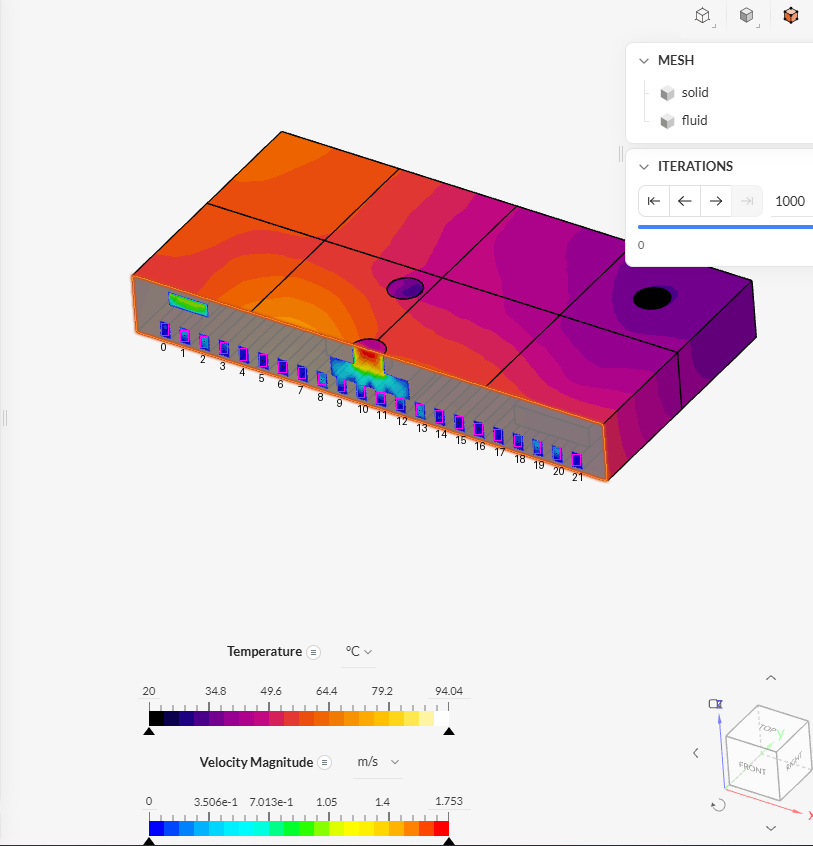
#> input picture manifold_agent/flowdigit/debug/113.png, 813 x 846 px, given in place of 5.png, which was not available
$ python chantemp.py 5 1.0
#> lines starting #> are read from the running program, lines starting #| are printed output that depends on the picture; after the words box and inside, x2 and y2 are one past the last pixel; in counts of white or black regions, pixels touching at a corner belong together
### manifold_agent/flowdigit/digitize.py
"""SimScale 캡처(채널 단면 + Velocity Magnitude 색상)에서 채널 22개의 평균 유속을 읽는다.

순서
 1) 속도 색상바(무지개색) 찾기 → 색 → 값(0~vmax) 대응표
 2) 단면에서 속도 색 픽셀(무지개색에 가깝고 온도 색상표보다 가까운 것) 찾기
 3) 연결 덩어리 중 채널 크기·모양의 덩어리를 골라, 한 줄로 늘어선 22개 배열에 맞춤(원근 반영 2차식)
 4) 채널마다 예상 위치의 안쪽 상자에서 평균 유속 계산 (매니폴드와 붙은 채널도 채널 부분만 읽음)
"""
from __future__ import annotations
from collections import deque
import numpy as np
from PIL import Image

N_CH = 22


def _runs(mask_row):
    xs = np.where(mask_row)[0]
    if len(xs) == 0:
        return []
    out, s = [], xs[0]
    for a, b in zip(xs[:-1], xs[1:]):
        if b != a + 1:
            out.append((s, a)); s = b
    out.append((s, xs[-1]))
    return out


def find_colorbars(im, min_rows=10):
    """화면 아래쪽 긴 채색 막대들: [(y_mid, x0, x1, kind)] kind='rainbow'|'thermal'"""
    H, W, _ = im.shape
    sat = im.max(2) - im.min(2)
    rows = {}
    for y in range(int(H * 0.45), H):
        for x0, x1 in _runs(sat[y] > 70):
            if x1 - x0 > 120:
                rows.setdefault((x0 // 6, x1 // 6), []).append((y, x0, x1))
    bars = []
    # 색상바는 높이가 있음 (판 테두리 같은 얇은 선 제외, D0·D1 채팅 수정: 단면 사진 23·29·37).
    # 단, 온도·수평 단면 그림(tempmap/planview/chantemp)은 색상바가 얇게 찍힌 사진이 많아 min_rows=1 로 예전 방식 사용.
    for lst in [l for l in rows.values() if len(l) >= 4 and len(set(r[0] for r in l)) >= min_rows]:
        ys = [r[0] for r in lst]; mid = lst[len(lst) // 2]
        y, x0, x1 = mid
        # 끝 표시(삼각형) 피하려고 안쪽 2px
        seg = im[y, x0 + 2:x1 - 1]
        first = seg[:4].mean(0)
        kind = "rainbow" if (first[2] > 150 and first[0] < 90) else "thermal"
        bars.append((y, x0 + 2, x1 - 1, kind, min(ys), max(ys)))
    # 같은 막대 중복 제거
    bars.sort()
    out = []
    for b in bars:
        if out and abs(out[-1][0] - b[0]) < 6 and abs(out[-1][1] - b[1]) < 10:
            continue
        out.append(b)
    return out


def lut_from_bar(im, bar):
    y, x0, x1 = bar[0], bar[1], bar[2]
    cols = im[bar[4]:bar[5] + 1, x0:x1 + 1].mean(0)   # 막대 높이 평균
    return cols  # 왼쪽(0) → 오른쪽(vmax)


# [134 lines left out: functions components, digitize, not called in this run]

### manifold_agent/flowdigit/tempmap.py
"""온도 그림(바닥면 또는 윗면, 4x4 칸 선이 보이는 그림) → 16칸의 평균·최고 온도.

  python flowdigit/tempmap.py <사진번호> <Tmax> [--tmin 20]
출력: 화면 기준 4x4 표 (위쪽 행 = 화면 위, 왼쪽 열 = 화면 왼쪽). 칸 이름(r_c)으로 바꾸는 방향은
      그림마다 다르므로(바닥면은 뒤집혀 보임) 따로 정해야 한다(--orient).
방법: 판 영역의 네 모서리를 찾아 원근 보정(호모그래피) → 칸마다 안쪽 76%를 표본 → 색상바 색과 가장 가까운 띠 값.
"""
from __future__ import annotations
import argparse, os, sys
import numpy as np
from PIL import Image

HERE = os.path.dirname(os.path.abspath(__file__))
sys.path.insert(0, HERE)
from digitize import find_colorbars, lut_from_bar   # noqa: E402


def homography(src, dst):
    A = []
    for (x, y), (u, v) in zip(src, dst):
        A += [[x, y, 1, 0, 0, 0, -u * x, -u * y, -u], [0, 0, 0, x, y, 1, -v * x, -v * y, -v]]
    _, _, vt = np.linalg.svd(np.array(A, float)); return vt[-1].reshape(3, 3)


# [65 lines left out: functions read, main, not called in this run]


# [2 lines that do not run on import are left out]

### manifold_agent/flowdigit/chantemp.py
"""채널층 온도 단면(Z 0.0003, Temperature) 사진 → 채널 22개 물 온도 + 사이 벽(핀) 온도.

  python flowdigit/chantemp.py <사진번호> <색상바최댓값> [--tmin 20] [--y0 1.5 --y1 10.5]

- 이 그림은 물(채널)과 금속 벽(핀)이 둘 다 색으로 보여서, 판 네 모서리로 원근 보정한 뒤
  형상 좌표로 위치를 정해서 읽는다: 채널 중심 x = 0.75 + 0.5·j, 핀 중심 = 채널 중심 + 0.25 (mm).
- 화면 방향: 화면 위 = y 0, 화면 왼쪽 = x 0 (바닥 온도 그림과 같은 규칙, 사진 570 축 표시 근거).
- 자기 점검: 같은 높이에서 물이 벽보다 차가워야 정상(위치가 맞는지 확인). '물<벽 비율'로 출력.
- 정확도: 색 띠 1개 = (최대−20)/20 ℃ (예: 162.5 ℃면 7 ℃). 채널 폭 0.25 mm = 사진에서 약 10~12 px.
"""
from __future__ import annotations
import argparse, os, sys, warnings
warnings.filterwarnings('ignore')
import numpy as np
from PIL import Image
HERE = os.path.dirname(os.path.abspath(__file__))
sys.path.insert(0, HERE)
from digitize import find_colorbars, lut_from_bar   # noqa: E402
from tempmap import homography                      # noqa: E402

CH_X = 0.75 + 0.5 * np.arange(22)


def read(path, tmax, tmin=20.0, y0=1.5, y1=10.5, dy=0.1):
    im = np.array(Image.open(path).convert("RGB")).astype(float); H, W, _ = im.shape
    bar = max(find_colorbars(im, min_rows=1), key=lambda b: b[0]); lut = lut_from_bar(im, bar)
    bands, i0 = [], 0
    for i in range(1, len(lut) + 1):
        if i == len(lut) or np.abs(lut[i] - lut[i0]).max() > 12:
            if i - i0 >= 3:
                bands.append((lut[i0:i].mean(0), ((i0 + i) / 2) / len(lut)))
            i0 = i
    bc = np.array([b[0] for b in bands]); bval = tmin + np.array([b[1] for b in bands]) * (tmax - tmin)
    from scipy import ndimage
    sat = im.max(2) - im.min(2)
    col = (sat > 25) | (im.max(2) < 60)
    col[bar[4] - 60:, :] = False
    lab, n = ndimage.label(col)
    big = np.argmax(ndimage.sum(col, lab, range(1, n + 1))) + 1
    plate = ndimage.binary_fill_holes(lab == big)
    ys, xs = np.nonzero(plate); s, d = xs + ys, xs - ys
    TL = (xs[s.argmin()], ys[s.argmin()]); BR = (xs[s.argmax()], ys[s.argmax()])
    TR = (xs[d.argmax()], ys[d.argmax()]); BL = (xs[d.argmin()], ys[d.argmin()])
    Hm = homography([(0, 0), (12, 0), (12, 12), (0, 12)], [TL, TR, BR, BL])   # mm → 화면

    def T_at(x, y):
        p = Hm @ np.array([x, y, 1.0]); u, v = int(round(p[0] / p[2])), int(round(p[1] / p[2]))
        if not (0 <= u < W and 0 <= v < H):
            return np.nan
        c = im[v, u]
        if c.max() < 25:
            return np.nan
        return bval[np.abs(bc - c).sum(1).argmin()]

    ygrid = np.arange(y0 + dy / 2, y1, dy)
    off = np.array([-0.05, 0.0, 0.05])                     # 채널 폭 0.25 중 가운데 0.1 mm만
    # 모서리 검출 오차(안내 상자·알림 창이 판을 가리는 경우) 보정: x 방향 이동·배율을 찾아
    # '물 − 옆 벽' 온도 차가 가장 크게(물이 가장 차갑게) 되는 위치로 맞춤
    yt = np.linspace(y0 + 0.5, y1 - 0.5, 12)
    def contrast(sc, dx):
        X = 6 + (CH_X - 6) * sc + dx
        f = np.array([[T_at(x, y) for y in yt] for x in X]); w = np.array([[T_at(x + 0.25 * sc, y) for y in yt] for x in X[:-1]])
        return np.nanmean(w - (f[:-1] + f[1:]) / 2)
    best = max(((contrast(sc, dx), sc, dx) for sc in (0.98, 0.99, 1.0, 1.01, 1.02)
                for dx in np.arange(-0.25, 0.26, 0.05)), key=lambda t: t[0] if np.isfinite(t[0]) else -1e9)
    _, sc, dx = best
    Xc = 6 + (CH_X - 6) * sc + dx
    fluid = np.array([[np.nanmean([T_at(x + o, y) for o in off]) for y in ygrid] for x in Xc])
    fin = np.array([[np.nanmean([T_at(x + 0.25 * sc + o, y) for o in off]) for y in ygrid] for x in Xc[:-1]])
    px_per_mm = np.hypot(TR[0] - TL[0], TR[1] - TL[1]) / 12
    return dict(shift=(sc, dx), y=ygrid, fluid=fluid, fin=fin, band=(tmax - tmin) / len(bands), n_bands=len(bands), px_per_mm=px_per_mm)


def summary(r):
    F, P = r["fluid"], r["fin"]
    nb = np.nanmean((F[:-1] + F[1:]) / 2 < P + 1e-9)       # 양옆 물 평균 < 사이 벽 이면 정상
    core = (r["y"] > 2.5) & (r["y"] < 9.5)
    inv = np.nanmean((((F[:-1] + F[1:]) / 2) > P + 0.5 * r["band"])[:, core])   # 물이 벽보다 분명히 뜨거움 = 위치 틀림
    return dict(fluid_max_C=float(np.nanmax(F)), fluid_mean_C=float(np.nanmean(F)), fin_max_C=float(np.nanmax(P)),
                fluid_below_fin_ratio=float(nb), inversion_ratio=float(inv), band_C=r["band"], px_per_mm=r["px_per_mm"],
                hottest_channel=int(np.nanargmax(np.nanmax(F, 1))), hottest_y_mm=float(r["y"][np.nanargmax(np.nanmax(F, 0))]))


def main():
    ap = argparse.ArgumentParser(); ap.add_argument("img", type=int); ap.add_argument("tmax", type=float)
    ap.add_argument("--tmin", type=float, default=20.0)
    ap.add_argument("--y0", type=float, default=1.5); ap.add_argument("--y1", type=float, default=10.5)
    a = ap.parse_args()
    r = read(os.path.join(HERE, "..", "images", f"{a.img}.png"), a.tmax, a.tmin, a.y0, a.y1)
#> in find_colorbars, `sat = im.max(2) - im.min(2)`:
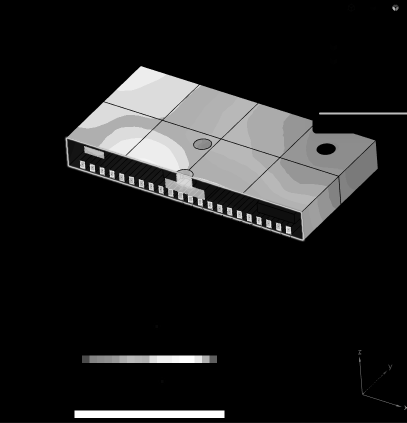
#> sat: shape (846, 813) float64 (shown at 1/2 size); min 0, max 255, mean 30.7
#> the loop in find_colorbars, `for lst in [l for l in rows.values() if len(l) >= 4 and len(set(r[0] f..` made 2 passes
#> (first, kind) on passes 1 to 2: ([10, 0, 75], 'thermal'), ([0, 0, 255], 'rainbow')
#> after the loop in find_colorbars, `for lst in [l for l in rows.values() if len(l) >= 4 and len(set(r[0] f..`: bars = [(718, 166, 432, 'thermal', 711, 725), (828, 151, 447, 'rainbow', 821, 835)]
#> the loop in find_colorbars, `for b in bars:` made 2 passes
#> after the loop in find_colorbars, `for b in bars:`: out has the same summary as bars
#> in read, `bar = max(find_colorbars(im, min_rows=1), key=lambda b: b[0])`: bar = (828, 151, 447, 'rainbow', 821, 835)
#> in lut_from_bar, `y, x0, x1 = bar[0], bar[1], bar[2]`: y = 828; x0 = 151; x1 = 447
#> in lut_from_bar, `cols = im[bar[4]:bar[5] + 1, x0:x1 + 1].mean(0)`: cols = 297 rows, first 8: [0, 0, 255], [0, 0, 255], [0, 0, 255], [0, 0, 255], [0, 0, 255], [0, 0, 255], [0, 0, 255], [0, 0, 255]
#> in read, `lut = lut_from_bar(im, bar)`: lut has the same summary as cols in lut_from_bar
#> after the loop in read, `for i in range(1, len(lut) + 1):`: bands = 20 items, first 6: ([0, 0, 255], 0.0219), ([0, 70, 255], 0.069), ([0, 130, 255], 0.12), ([0, 178, 255], 0.17), ([0, 214, 255], 0.221), ([0, 239, 255], 0.271); i0 = 297
#> in read, `bc = np.array([b[0] for b in bands])`: bc = 20 rows, first 8: [0, 0, 255], [0, 70, 255], [0, 130, 255], [0, 178, 255], [0, 214, 255], [0, 239, 255], [0, 252, 255], [0, 255, 223]
#> in read, `bval = tmin + np.array([b[1] for b in bands]) * (tmax - tmin)`: bval = 20 values, max 19.58 at index 0, min 1.45 at index 19, mean 10.53
#> in read, `col = (sat > 25) | (im.max(2) < 60)`:
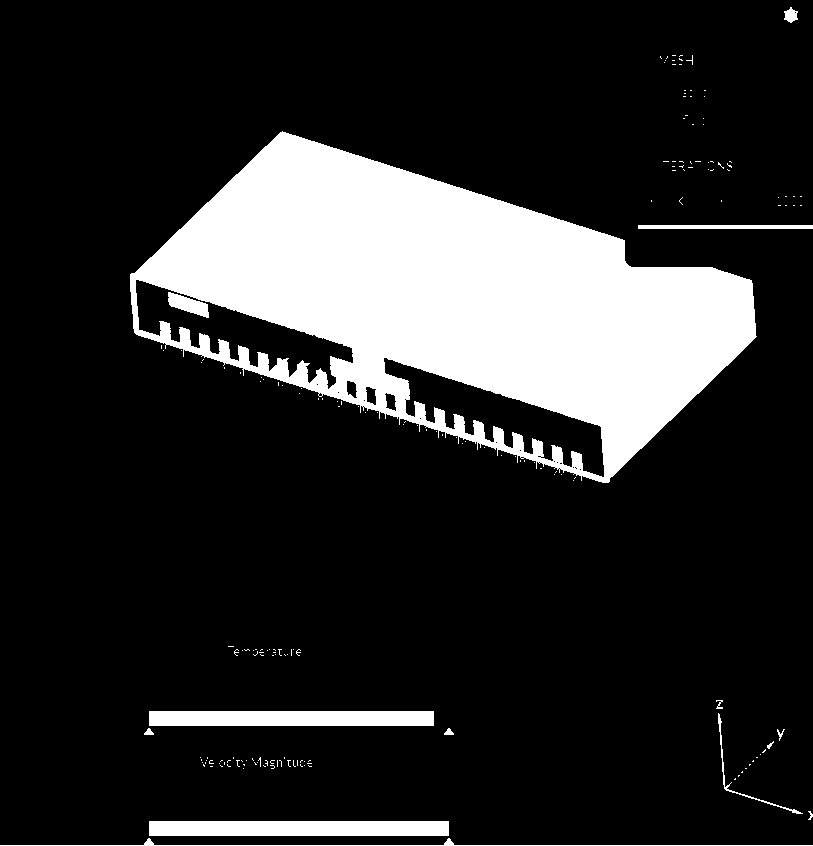
#> col: shape (846, 813) bool; 17.6% white; 182 white regions (168 under 20 px), largest, box (x1, y1, x2, y2) and area: (130, 131, 757, 483) 109064, (149, 821, 449, 836) 4500, (149, 711, 434, 726) 4275
#> in read, `col[bar[4] - 60:, :] = False`:
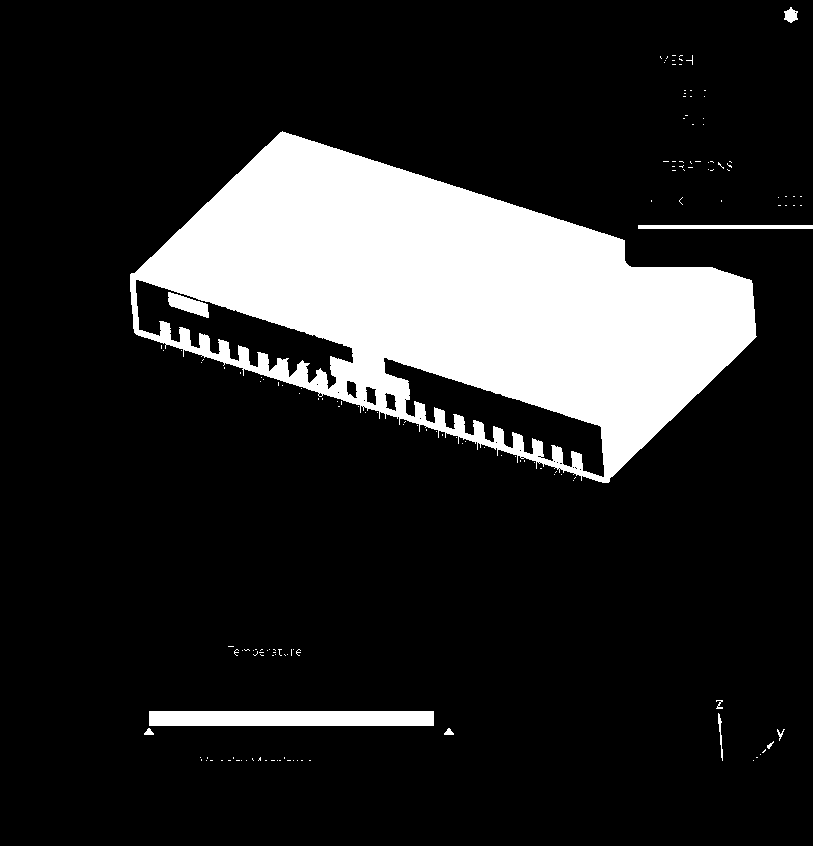
#> col: shape (846, 813) bool; 16.8% white; 155 white regions (144 under 20 px), largest, box (x1, y1, x2, y2) and area: (130, 131, 757, 483) 109064, (149, 711, 434, 726) 4275, (638, 225, 813, 229) 700
#> in read, `lab, n = ndimage.label(col)`:
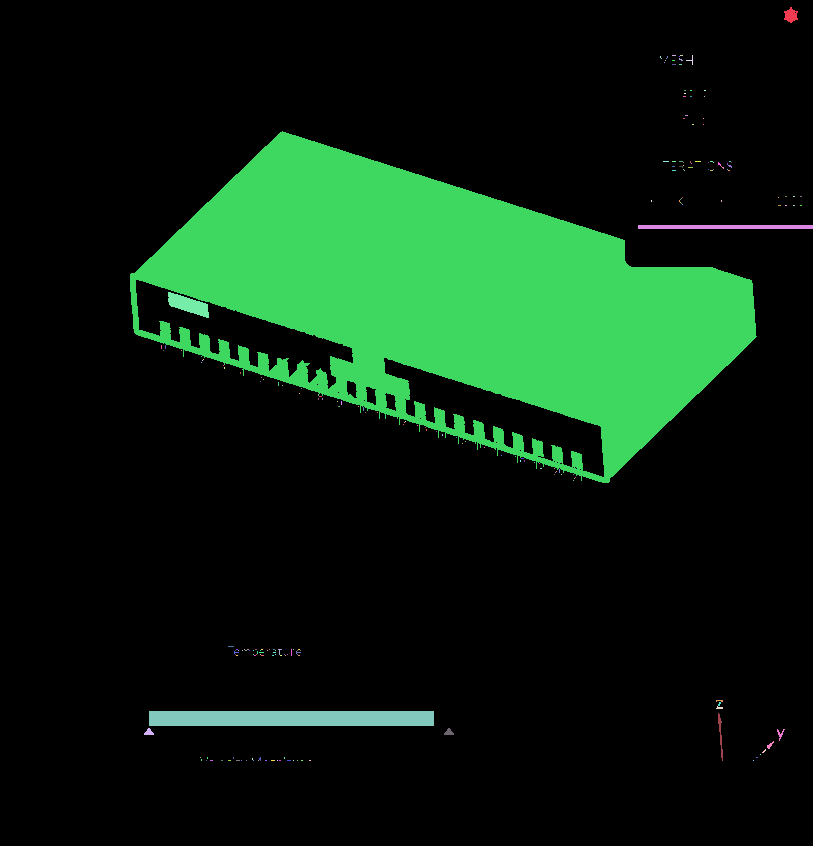
#> lab: shape (846, 813) int32; 217 distinct labels, from 0 to 216; one colour per label, 0 black
#> in read, `lab, n = ndimage.label(col)`: n = 216
#> in read, `big = np.argmax(ndimage.sum(col, lab, range(1, n + 1))) + 1`: big = 28
#> in read, `plate = ndimage.binary_fill_holes(lab == big)`:
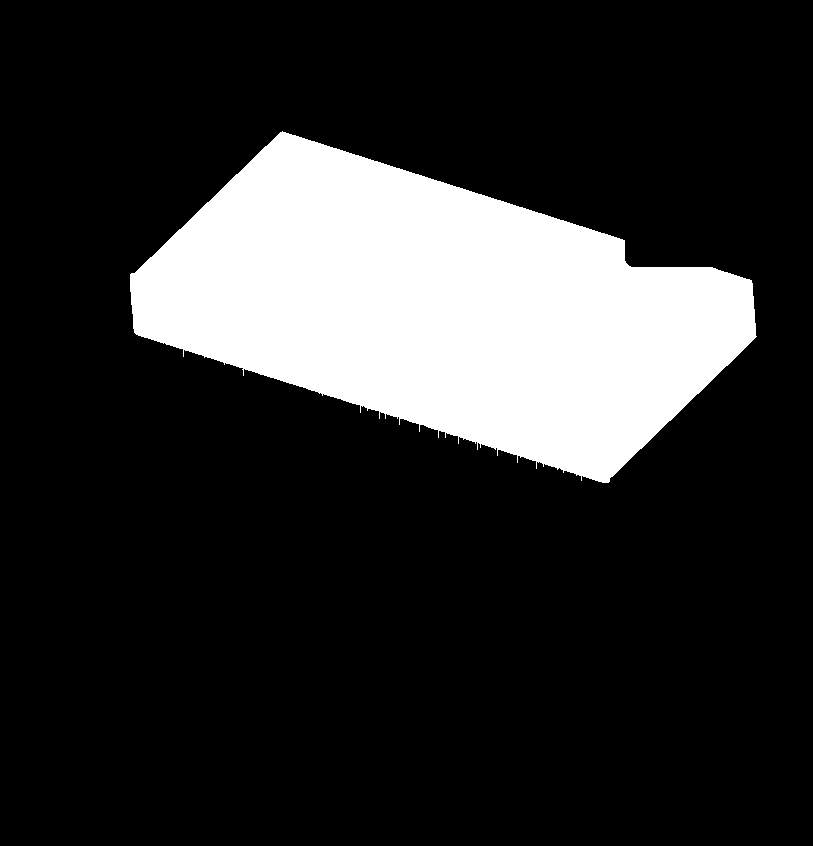
#> plate: shape (846, 813) bool; 18.3% white; 1 white region, box (x1, y1, x2, y2) and area: (130, 131, 757, 483) 125958
#> in read, `TL = (xs[s.argmin()], ys[s.argmin()])`: TL = (131, 273)
#> in read, `BR = (xs[s.argmax()], ys[s.argmax()])`: BR = (756, 336)
#> in read, `TR = (xs[d.argmax()], ys[d.argmax()])`: TR = (751, 280)
#> in read, `BL = (xs[d.argmin()], ys[d.argmin()])`: BL = (134, 332)
#> in read, `Hm = homography([(0, 0), (12, 0), (12, 12), (0, 12)], [TL, TR, BR, BL])`: Hm = [[0.179, 0.00068, 0.426], [0.00598, 0.0156, 0.887], [1.46e-05, -9.88e-07, 0.00325]]
#> in T_at, `p = Hm @ np.array([x, y, 1.0])`: p = [0.535, 0.922, 0.00326]
#> in T_at, `u, v = (int(round(p[0] / p[2])), int(round(p[1] / p[2])))`: u = 164; v = 283
#> in T_at, `c = im[v, u]`: c = [216, 67, 38]
#> in read, `best = max(((contrast(sc, dx), sc, dx) for sc in (0.98, 0.99, 1.0, 1.0..`: best = (0.745, 1.01, -0.25)
#> in read, `_, sc, dx = best`: sc = 1.01; dx = -0.25
#> in read, `Xc = 6 + (CH_X - 6) * sc + dx`: Xc = 22 values from 0.447 to 11.05
#> in read, `fluid = np.array([[np.nanmean([T_at(x + o, y) for o in off]) for y in ..`:
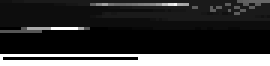
#> fluid: shape (22, 90) float64 (shown 3 times larger); 2.27% of the values are NaN or infinite; the others: min 1.45, max 19.58, mean 5.43; drawn with min black, max white, NaN and infinite black
#> in read, `fin = np.array([[np.nanmean([T_at(x + 0.25 * sc + o, y) for o in off])..`:
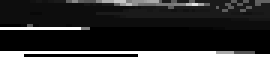
#> fin: shape (21, 90) float64 (shown 3 times larger); 2.01% of the values are NaN or infinite; the others: min 1.45, max 19.58, mean 5.71; drawn with min black, max white, NaN and infinite black
#> in read, `px_per_mm = np.hypot(TR[0] - TL[0], TR[1] - TL[1]) / 12`: px_per_mm = 51.67
    s = summary(r)
#> in summary, `nb = np.nanmean((F[:-1] + F[1:]) / 2 < P + 1e-9)`: nb = 0.821
#> in summary, `inv = np.nanmean((((F[:-1] + F[1:]) / 2) > P + 0.5 * r["band"])[:, cor..`: inv = 0.827
#> s = 9 items
    print(f"위치 보정: 배율 {r['shift'][0]:.2f}, x 이동 {r['shift'][1]:+.2f} mm")
#| 위치 보정: 배율 1.01, x 이동 -0.25 mm
    print(f"색 띠 {r['n_bands']}개 (1띠 ≈ {s['band_C']:.1f} ℃), 1 mm ≈ {s['px_per_mm']:.0f} px")
#| 색 띠 20개 (1띠 ≈ -0.9 ℃), 1 mm ≈ 52 px
    print("채널별 물 평균 [℃]:", " ".join(f"{x:.0f}" for x in np.nanmean(r['fluid'], 1)))
#| 채널별 물 평균 [℃]: 4 6 3 3 3 3 3 2 2 5 2 1 1 1 1 1 1 1 20 20 20 20
    print("채널별 물 최고 [℃]:", " ".join(f"{x:.0f}" for x in np.nanmax(r['fluid'], 1)))
#| 채널별 물 최고 [℃]: 9 19 8 8 8 3 3 2 2 20 7 1 1 1 1 1 1 1 20 20 20 20
    print(f"물 최고 {s['fluid_max_C']:.1f} ℃ (채널 {s['hottest_channel']}, y≈{s['hottest_y_mm']:.1f}), 벽 최고 {s['fin_max_C']:.1f} ℃")
#| 물 최고 19.6 ℃ (채널 9, y≈1.6), 벽 최고 19.6 ℃
    print(f"자기 점검: 물이 옆 벽보다 차가운 비율 {s['fluid_below_fin_ratio']*100:.0f}%, 역전(물이 벽보다 반 띠 이상 뜨거움) {s['inversion_ratio']*100:.1f}% (2% 넘으면 위치 의심)")
#| 자기 점검: 물이 옆 벽보다 차가운 비율 82%, 역전(물이 벽보다 반 띠 이상 뜨거움) 82.7% (2% 넘으면 위치 의심)
    out = os.path.join(HERE, "..", "data", f"chantemp_{a.img}.csv")
    with open(out, "w") as f:
        f.write("y_mm," + ",".join(f"ch{j}" for j in range(22)) + "\n")
        for k, y in enumerate(r["y"]):
            f.write(f"{y:.2f}," + ",".join("" if np.isnan(v) else f"{v:.1f}" for v in r["fluid"][:, k]) + "\n")
#> this loop made 90 passes
#> y on passes 1 to 8: 1.55, 1.65, 1.75, 1.85, 1.95, 2.05, 2.15, 2.25
    print("저장:", os.path.relpath(out))


if __name__ == "__main__":
    main()
